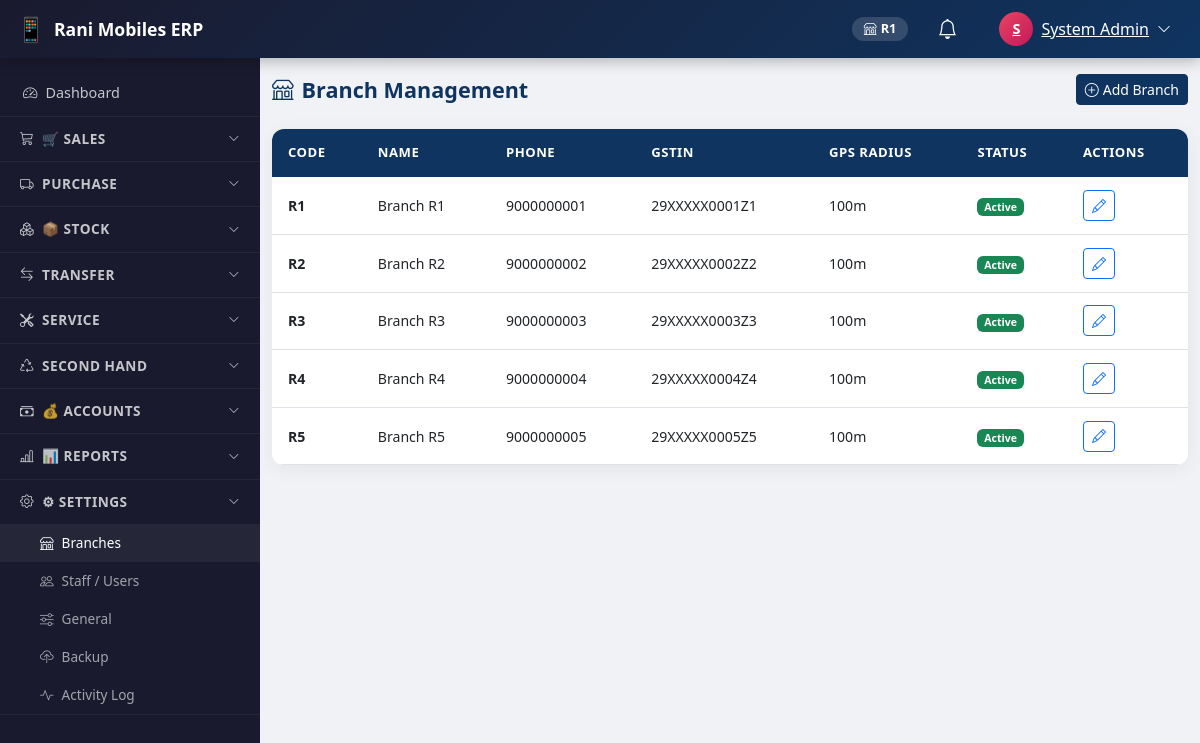
The page /modules/settings/branches.php (signed in) on the database its author committed.
### tables this page shows
CREATE TABLE IF NOT EXISTS `branches` (
  `id`          INT UNSIGNED AUTO_INCREMENT PRIMARY KEY,
  `code`        VARCHAR(10) NOT NULL UNIQUE,
  `name`        VARCHAR(100) NOT NULL,
  `address`     TEXT,
  `phone`       VARCHAR(20),
  `gstin`       VARCHAR(20),
  `latitude`    DECIMAL(10,8) DEFAULT NULL,
  `longitude`   DECIMAL(11,8) DEFAULT NULL,
  `radius_m`    INT DEFAULT 100,
  `is_active`   TINYINT(1) DEFAULT 1,
  `created_at`  DATETIME DEFAULT CURRENT_TIMESTAMP
);

### config/auth.php (called while the page is built, shortened)
<?php
function current_user(): array {
    return [
        'id'        => $_SESSION['user_id']   ?? 0,
        'name'      => $_SESSION['user_name'] ?? 'Guest',
        'role'      => $_SESSION['role']      ?? '',
        'branch_id' => $_SESSION['branch_id'] ?? 1,
        'branch'    => $_SESSION['branch']    ?? '',
    ];
}
function clean(mixed $val): string {
    return htmlspecialchars(trim((string)$val), ENT_QUOTES | ENT_HTML5, 'UTF-8');
}

### modules/settings/branches.php (the view, shortened to what this page needs)
<?php
require_once __DIR__ . '/../../config/auth.php';
$pdo     = db();
$branches = $pdo->query('SELECT * FROM branches ORDER BY code')->fetchAll();
?>
<?php include __DIR__ . '/../../includes/header.php'; ?>
<div class="page-header">
  <h1 class="page-title"><i class="bi bi-shop me-2"></i>Branch Management</h1>
  <button class="btn btn-primary btn-sm" data-bs-toggle="collapse" data-bs-target="#branchForm">
    <i class="bi bi-plus-circle me-1"></i>Add Branch
  </button>
</div>
<div class="erp-table">
  <div class="table-responsive">
    <table class="table table-hover mb-0">
      <thead>
        <tr><th>Code</th><th>Name</th><th>Phone</th><th>GSTIN</th>
            <th>GPS Radius</th><th>Status</th><th>Actions</th></tr>
      </thead>
      <tbody>
        <?php foreach ($branches as $b): ?>
          <tr>
            <td><strong><?= clean($b['code']) ?></strong></td>
            <td><?= clean($b['name']) ?></td>
            <td><?= clean($b['phone'] ?? '-') ?></td>
            <td><?= clean($b['gstin'] ?? '-') ?></td>
            <td><?= $b['radius_m'] ?>m</td>
            <td>
              <?= $b['is_active']
                ? '<span class="badge bg-success">Active</span>'
                : '<span class="badge bg-danger">Inactive</span>' ?>
            </td>
            <td>
              <a href="?edit=<?= $b['id'] ?>" class="btn btn-sm btn-outline-primary">
                <i class="bi bi-pencil"></i>
              </a>
            </td>
          </tr>
        <?php endforeach; ?>
      </tbody>
    </table>
  </div>
</div>
<?php include __DIR__ . '/../../includes/footer.php'; ?>

### includes/header.php (shortened to what this page needs)
<?php
$user = current_user();
?>
<!DOCTYPE html>
<html lang="en">
<head>
<link rel="stylesheet" href="https://cdn.jsdelivr.net/npm/bootstrap@5.3.0/dist/css/bootstrap.min.css">
<link rel="stylesheet" href="https://cdn.jsdelivr.net/npm/bootstrap-icons@1.11.0/font/bootstrap-icons.min.css">
<link rel="stylesheet" href="<?= BASE_URL ?>/assets/css/style.css">
</head>
<body>
<nav class="navbar navbar-expand-lg erp-navbar px-3 py-0" id="topNavbar">
  <a class="navbar-brand d-flex align-items-center gap-2" href="<?= BASE_URL ?>/dashboard.php">
    <span class="brand-icon">📱</span>
    <span class="fw-bold">Rani Mobiles ERP</span>
  </a>
  <div class="ms-auto d-flex align-items-center gap-3">
    <span class="badge branch-badge d-none d-sm-inline-flex">
      <i class="bi bi-shop me-1"></i><?= clean($user['branch']) ?>
    </span>
    <div class="dropdown">
      <button class="btn btn-link text-white position-relative" data-bs-toggle="dropdown">
        <i class="bi bi-bell fs-5"></i>
      </button>
    </div>
    <div class="dropdown">
      <button class="btn btn-link text-white d-flex align-items-center gap-2" data-bs-toggle="dropdown">
        <div class="user-avatar"><?= strtoupper(substr($user['name'], 0, 1)) ?></div>
        <span class="d-none d-md-inline"><?= clean($user['name']) ?></span>
        <i class="bi bi-chevron-down small"></i>
      </button>
    </div>
  </div>
</nav>
<div class="erp-wrapper">
<?php include __DIR__ . '/sidebar.php'; ?>
<main class="erp-main" id="erpMain">
<div class="container-fluid py-3">

### includes/sidebar.php (shortened to what this page needs)
<?php
$currentFile = basename($_SERVER['PHP_SELF']);
$currentDir  = basename(dirname($_SERVER['PHP_SELF']));
?>
<nav class="erp-sidebar" id="erpSidebar">
  <div class="sidebar-inner">
    <div class="nav-section">
      <a href="<?= BASE_URL ?>/dashboard.php" class="nav-link <?= $currentFile==='dashboard.php'?'active':'' ?>">
        <i class="bi bi-speedometer2 me-2"></i>Dashboard
      </a>
    </div>
    <div class="nav-section">
      <div class="nav-section-header" data-bs-toggle="collapse" data-bs-target="#navSales">
        <i class="bi bi-cart3 me-2"></i>🛒 Sales
        <i class="bi bi-chevron-down ms-auto"></i>
      </div>
    </div>
    <div class="nav-section">
      <div class="nav-section-header" data-bs-toggle="collapse" data-bs-target="#navPurchase">
        <i class="bi bi-truck me-2"></i>Purchase
        <i class="bi bi-chevron-down ms-auto"></i>
      </div>
    </div>
    <div class="nav-section">
      <div class="nav-section-header" data-bs-toggle="collapse" data-bs-target="#navStock">
        <i class="bi bi-boxes me-2"></i>📦 Stock
        <i class="bi bi-chevron-down ms-auto"></i>
      </div>
    </div>
    <div class="nav-section">
      <div class="nav-section-header" data-bs-toggle="collapse" data-bs-target="#navTransfer">
        <i class="bi bi-arrow-left-right me-2"></i>Transfer
        <i class="bi bi-chevron-down ms-auto"></i>
      </div>
    </div>
    <div class="nav-section">
      <div class="nav-section-header" data-bs-toggle="collapse" data-bs-target="#navService">
        <i class="bi bi-tools me-2"></i>Service
        <i class="bi bi-chevron-down ms-auto"></i>
      </div>
    </div>
    <div class="nav-section">
      <div class="nav-section-header" data-bs-toggle="collapse" data-bs-target="#navSH">
        <i class="bi bi-recycle me-2"></i>Second Hand
        <i class="bi bi-chevron-down ms-auto"></i>
      </div>
    </div>
    <div class="nav-section">
      <div class="nav-section-header" data-bs-toggle="collapse" data-bs-target="#navAccounts">
        <i class="bi bi-cash-stack me-2"></i>💰 Accounts
        <i class="bi bi-chevron-down ms-auto"></i>
      </div>
    </div>
    <div class="nav-section">
      <div class="nav-section-header" data-bs-toggle="collapse" data-bs-target="#navReports">
        <i class="bi bi-bar-chart-line me-2"></i>📊 Reports
        <i class="bi bi-chevron-down ms-auto"></i>
      </div>
    </div>
    <div class="nav-section">
      <div class="nav-section-header" data-bs-toggle="collapse" data-bs-target="#navSettings">
        <i class="bi bi-gear me-2"></i>⚙ Settings
        <i class="bi bi-chevron-down ms-auto"></i>
      </div>
      <div class="collapse <?= $currentDir==='settings'?'show':'' ?>" id="navSettings">
        <a href="<?= BASE_URL ?>/modules/settings/branches.php" class="nav-sublink <?= $currentFile==='branches.php'?'active':'' ?>">
          <i class="bi bi-shop me-2"></i>Branches
        </a>
        <a href="<?= BASE_URL ?>/modules/settings/users.php" class="nav-sublink <?= $currentFile==='users.php'?'active':'' ?>">
          <i class="bi bi-people me-2"></i>Staff / Users
        </a>
        <a href="<?= BASE_URL ?>/modules/settings/general.php" class="nav-sublink <?= $currentFile==='general.php'?'active':'' ?>">
          <i class="bi bi-sliders me-2"></i>General
        </a>
        <a href="<?= BASE_URL ?>/modules/settings/backup.php" class="nav-sublink <?= $currentFile==='backup.php'?'active':'' ?>">
          <i class="bi bi-cloud-upload me-2"></i>Backup
        </a>
        <a href="<?= BASE_URL ?>/modules/settings/activity.php" class="nav-sublink <?= $currentFile==='activity.php'?'active':'' ?>">
          <i class="bi bi-activity me-2"></i>Activity Log
        </a>
      </div>
    </div>
  </div>
</nav>

### includes/footer.php (shortened to what this page needs)
</div>
</main>
</div>
</body>
</html>

### assets/css/style.css (style rules this page uses)
:root { --primary: #0f3460; --accent: #e94560; --sidebar-w: 260px; --navbar-h: 58px; --bg-dark: #1a1a2e; --bg-card: #ffffff; --text-muted: #6c757d; --success: #28a745; --warning: #ffc107; --danger: #dc3545; --info: #17a2b8; --transition: all 0.3s ease; }
*, *::before, *::after { box-sizing: border-box; }
body { font-family: 'Segoe UI', Tahoma, Geneva, Verdana, sans-serif; background: #f0f2f5; color: #333; margin: 0; }
.erp-navbar { background: linear-gradient(135deg, var(--bg-dark) 0%, var(--primary) 100%); height: var(--navbar-h); position: fixed; top: 0; left: 0; right: 0; z-index: 1050; box-shadow: 0 2px 15px rgba(0,0,0,0.3); }
.erp-navbar .navbar-brand { color: #fff !important; font-size: 1.1rem; }
.brand-icon { font-size: 1.5rem; }
.user-avatar { width: 34px; height: 34px; border-radius: 50%; background: linear-gradient(135deg, var(--accent), #c2185b); color: #fff; display: inline-flex; align-items: center; justify-content: center; font-weight: 700; font-size: 0.9rem; }
.branch-badge { background: rgba(255,255,255,0.15); color: #fff; padding: 0.35rem 0.75rem; border-radius: 20px; font-size: 0.8rem; }
.erp-wrapper { display: flex; margin-top: var(--navbar-h); min-height: calc(100vh - var(--navbar-h)); }
.erp-sidebar { width: var(--sidebar-w); background: var(--bg-dark); position: fixed; top: var(--navbar-h); left: 0; height: calc(100vh - var(--navbar-h)); overflow-y: auto; overflow-x: hidden; z-index: 1040; transition: var(--transition); scrollbar-width: thin; scrollbar-color: rgba(255,255,255,0.1) transparent; }
.sidebar-inner { padding: 0.75rem 0 2rem; }
.nav-section { border-bottom: 1px solid rgba(255,255,255,0.05); }
.nav-section-header { display: flex; align-items: center; padding: 0.75rem 1.25rem; color: rgba(255,255,255,0.75); font-size: 0.85rem; font-weight: 600; text-transform: uppercase; letter-spacing: 0.5px; cursor: pointer; transition: var(--transition); user-select: none; }
.nav-section-header .ms-auto { font-size: 0.7rem; transition: transform 0.3s; }
.erp-sidebar .nav-link { display: flex; align-items: center; padding: 0.75rem 1.25rem; color: rgba(255,255,255,0.75); font-size: 0.9rem; text-decoration: none; transition: var(--transition); border-left: 3px solid transparent; }
.nav-sublink { display: flex; align-items: center; padding: 0.55rem 1.25rem 0.55rem 2.5rem; color: rgba(255,255,255,0.6); font-size: 0.85rem; text-decoration: none; transition: var(--transition); }
.nav-sublink:hover, .nav-sublink.active { color: #fff; background: rgba(255,255,255,0.05); }
.erp-main { margin-left: var(--sidebar-w); flex: 1; min-height: calc(100vh - var(--navbar-h)); transition: var(--transition); }
.erp-table { background: #fff; border-radius: 12px; overflow: hidden; box-shadow: 0 4px 20px rgba(0,0,0,0.06); }
.erp-table .table { margin: 0; }
.erp-table .table thead th { background: var(--primary); color: #fff; font-weight: 600; font-size: 0.82rem; text-transform: uppercase; letter-spacing: 0.5px; border: none; padding: 0.9rem 1rem; }
.erp-table .table tbody td { padding: 0.8rem 1rem; vertical-align: middle; font-size: 0.88rem; }
.page-header { display: flex; align-items: center; justify-content: space-between; margin-bottom: 1.5rem; flex-wrap: wrap; gap: 0.75rem; }
.page-title { font-size: 1.35rem; font-weight: 700; color: var(--primary); margin: 0; }
.btn-primary { background: var(--primary); border-color: var(--primary); }

### rows shown on the page
branches: code "R1", name "Branch R1", phone "9000000001", gstin "29XXXXX0001Z1", radius_m "100", is_active "Active"
branches: code "R2", name "Branch R2", phone "9000000002", gstin "29XXXXX0002Z2", radius_m "100", is_active "Active"
branches: code "R3", name "Branch R3", phone "9000000003", gstin "29XXXXX0003Z3", radius_m "100", is_active "Active"
branches: code "R4", name "Branch R4", phone "9000000004", gstin "29XXXXX0004Z4", radius_m "100", is_active "Active"
branches: code "R5", name "Branch R5", phone "9000000005", gstin "29XXXXX0005Z5", radius_m "100", is_active "Active"

### other values the page prints
substr($user['name'], 0, 1) "S"
$user['name'] "System Admin"
